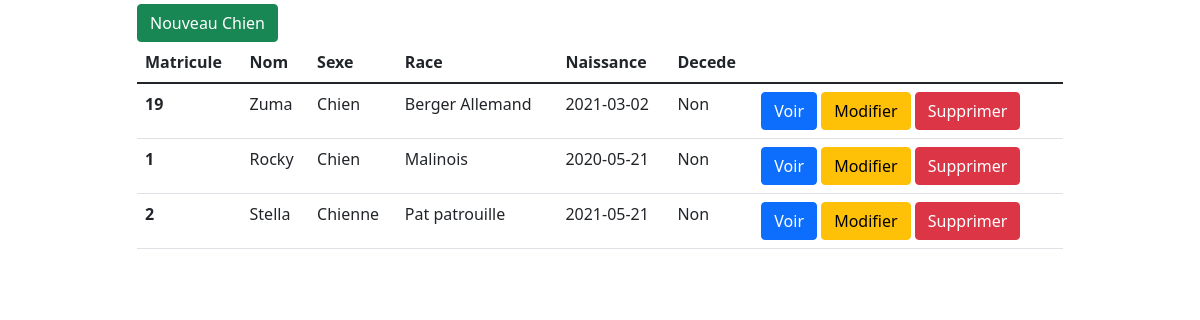
/gestion-des-chiens (signed in), run on the app's committed database.
### tables this page shows
CREATE TABLE `chiens` (
  `matricule` int(11) NOT NULL,
  `nom` varchar(50) NOT NULL,
  `sexe` varchar(50) NOT NULL,
  `race` varchar(50) NOT NULL,
  `date_naissance` date NOT NULL,
  `date_deces` date DEFAULT NULL,
  `numero_personne` int(11) DEFAULT NULL,
  `created_at` datetime NOT NULL DEFAULT current_timestamp()
);

### app/Controllers/BaseController.php (called while the page is built, shortened)
<?php
abstract class BaseController {
    protected $db;
    public function __construct(DBConnexion $db)
    {
        $this->db = $db;
    }
    protected function view(string $path, array $params = null)
    {
        $path = str_replace('.', DIRECTORY_SEPARATOR, $path);
        require VIEWS . $path .'.php';
        require VIEWS . 'layout.php';
    }
    protected function getDB()
    {
        return $this->db;
    }
}

### app/Controllers/ChienController.php (called while the page is built, shortened)
<?php
class ChienController extends BaseController{
    public function chiens()
    {
        $chien = new Chien($this->getDB());
        $chiens = $chien->all();
        return $this->view('chiens.index', compact('chiens'));
    }
}

### routes/Route.php (called while the page is built, shortened)
<?php
class Route {
    public $path;
    public $action;
    public $matches;
    public function __construct($path, $action)
    {
        $this->path = trim($path, '/');
        $this->action = $action;
    }
    public function matches(string $url)
    {
        $path = preg_replace('#:([\w]+)#', '([^/]+)', $this->path);
        $pathToMatch = "#^$path$#";
        if (preg_match($pathToMatch, $url, $matches)) {
            $this->matches = $matches;
            return true;
        } else {
            return false;
        }
    }
    public function execute()
    {
        $params = explode('@', $this->action);
        $controller = new $params[0](new DBConnexion(DB_NAME, DB_HOST, DB_USER, DB_PWD));
        $method = $params[1];
        return isset($this->matches[1]) ? $controller->$method($this->matches[1]) : $controller->$method();
    }
}

### routes/Router.php (called while the page is built, shortened)
<?php
class Router {
    public $url;
    public $routes =[];
    public function __construct($url)
    {
        $this->url = trim($url, '/');
    }
    public function get(string $path, string $action)
    {
        $this->routes['GET'][] = new Route($path, $action);
    }
    public function post(string $path, string $action)
    {
        $this->routes['POST'][] = new Route($path, $action);
    }
    public function run()
    {
        foreach ($this->routes[$_SERVER['REQUEST_METHOD']] as $route) {
            if ($route->matches($this->url)) {
                return $route->execute();
            }
        }
        throw new NotFoundException("La page demandée est introuvable.");
    }
}

### public/index.php (called while the page is built, shortened)
<?php
$routeur = new Router($_GET['url']);
$routeur->get('/', 'App\COntrollers\PersonneController@index');
$routeur->get('/index.php', 'App\COntrollers\PersonneController@index');
$routeur->get('/gestion-des-membres', 'App\Controllers\PersonneController@membres');
$routeur->get('/membre/:id', 'App\Controllers\PersonneController@membre');
$routeur->post('/membre/delete/:id', 'App\Controllers\PersonneController@destroy');
$routeur->get('/nouveau-membre', 'App\Controllers\PersonneController@create');
$routeur->post('/membre/create', 'App\Controllers\PersonneController@createPost');
$routeur->get('/editer-membre/:id', 'App\Controllers\PersonneController@edit');
$routeur->post('/editer-membre/:id', 'App\Controllers\PersonneController@update');
$routeur->get('/gestion-des-chiens', 'App\Controllers\ChienController@chiens');
$routeur->get('/chien/:id', 'App\Controllers\ChienController@chien');
$routeur->post('/chien/delete/:id', 'App\Controllers\ChienController@destroy');
$routeur->get('/nouveau-chien', 'App\Controllers\ChienController@create');
$routeur->post('/chien/create', 'App\Controllers\ChienController@createPost');
$routeur->get('/concours', 'App\Controllers\ConcourController@index');
$routeur->get('/nouveau-concour', 'App\Controllers\ConcourController@create');
$routeur->post('/concours/create', 'App\Controllers\ConcourController@createPost');
$routeur->get('/concour/:id', 'App\Controllers\ConcourController@concour');
$routeur->post('/concour/delete/:id', 'App\Controllers\ConcourController@destroy');
$routeur->get('/ajouter-participation/:id', 'App\Controllers\ConcourController@add_participant');
$routeur->post('/participants', 'App\Controllers\ConcourController@addPost');
$routeur->get('/ajouter-vainqueur/:id', 'App\Controllers\ConcourController@add_vainqueur');
$routeur->get('/login', 'App\Controllers\UserController@login');
$routeur->post('/login', 'App\Controllers\UserController@loginPost');
$routeur->get('/logout', 'App\Controllers\UserController@logout');
try {
    $routeur->run();
} catch (NotFoundException $e) {
    return $e->_404();
}

### app/Models/Model.php (called while the page is built, shortened)
<?php
abstract class Model {
    protected $db;
    protected $table;
    public function __construct(DBConnexion $db)
    {
        $this->db = $db;
    }
    public function all(): array
    {
        return $this->query("SELECT * FROM {$this->table} ORDER BY created_at DESC");
    }
    public function query(string $sql, array $param = null, bool $single = null)
    {
        $method = is_null($param) ? 'query' : 'prepare';
        $fetch = is_null($single) ? 'fetchAll' : 'fetch';
        $stmt = $this->db->getPDO()->$method($sql);
        $stmt->setFetchMode(PDO::FETCH_CLASS, get_class($this), [$this->db]);
        if ($method === 'query') {
            return $stmt->$fetch();
        } else {
            $stmt->execute($param);
            return $stmt->$fetch();
        }
    }
}

### database/DBConnexion.php (called while the page is built, shortened)
<?php
class DBConnexion{
    private $db,
            $host,
            $user,
            $password,
            $pdo;
    public function __construct(string $db, string $host, string $user, string $password)
    {
        $this->db = $db;
        $this->host = $host;
        $this->user = $user;
        $this->password = $password;
    }
    public function getPDO(): PDO
    {
        return $this->pdo ?? $this->pdo = new PDO("mysql:dbname={$this->db};host={$this->host}", $this->user, $this->password, [
            PDO::ATTR_ERRMODE => PDO::ERRMODE_EXCEPTION,
            PDO::ATTR_DEFAULT_FETCH_MODE => PDO::FETCH_OBJ,
            PDO::MYSQL_ATTR_INIT_COMMAND => 'SET CHARACTER SET UTF8'
        ]);
    }
}

### views/chiens/index.php (the view)
<div class="container">
    <div class="row justify-content-center">
        <div class="col-md-10">
            <a href="<?=BASE_URL?>nouveau-chien" class="btn btn-success mt-1">Nouveau Chien</a>
            <table class="table">
                <thead>
                <tr>
                    <th scope="col">Matricule</th>
                    <th scope="col">Nom</th>
                    <th scope="col">Sexe</th>
                    <th scope="col">Race</th>
                    <th scope="col">Naissance</th>
                    <th scope="col">Decede</th>
                  </tr>
                </thead>
                <tbody>
                    <?php foreach($params['chiens'] as $chien) :?>
                        <tr>
                            <th scope="row"><?=$chien->matricule ?></th>
                            <td scope="col"><?=$chien->nom ?></td>
                            <td scope="col"><?=$chien->sexe=='M' ? 'Chien' : 'Chienne' ?></td>
                            <td scope="col"><?=$chien->race ?></td>
                            <td scope="col"><?=$chien->date_naissance ?></td>
                            <td scope="col"><?=is_null($chien->date_deces) ? 'Non' : 'Oui' ?></td>
                            <td scope="col">
                                <a href="<?=BASE_URL?>chien/<?=$chien->matricule ?>" class="btn btn-primary">Voir</a>
                                <a href="" class="btn btn-warning">Modifier</a>
                                <form action="<?=BASE_URL?>chien/delete/<?=$chien->matricule ?>" method="POST" class="d-inline">
                                    <button type="submit" class="btn btn-danger">Supprimer</button>
                                </form>
                            </td>
                        </tr>
                    <?php endforeach;?>
                </tbody>
            </table>
        </div>
    </div>
</div>

### data on the page
chiens: matricule "19", nom "Zuma", sexe "Chien", race "Berger Allemand", date_naissance "2021-03-02", shows "Non"
chiens: matricule "1", nom "Rocky", sexe "Chien", race "Malinois", date_naissance "2020-05-21", shows "Non"
chiens: matricule "2", nom "Stella", sexe "Chienne", race "Pat patrouille", date_naissance "2021-05-21", shows "Non"
